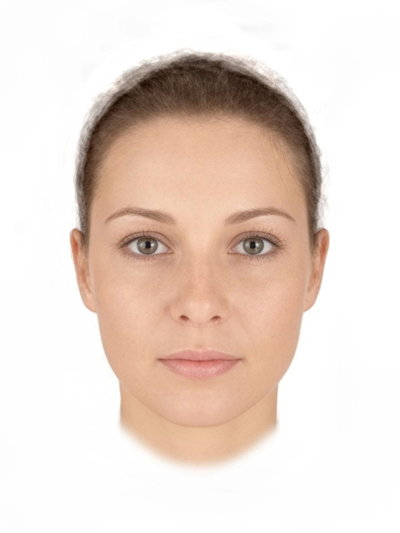
#> input picture faceTest.jpg, 400 x 533 px
$ python FaceDetection.py faceTest.jpg haarcascade_frontalface_default.xml   (older library calls are emulated)
#> lines starting #> are read from the running program, lines starting #| are printed output that depends on the picture; after the words box and inside, x2 and y2 are one past the last pixel; in counts of white or black regions, pixels touching at a corner belong together
import cv2
import sys


imagePath = sys.argv[1]
cascadePath = sys.argv[2]

faceCascade = cv2.CascadeClassifier(cascadePath)

image = cv2.imread(imagePath)
#> image is the input picture: shape (533, 400, 3); mean B, G, R 207.7, 216.9, 232.6
gray = cv2.cvtColor(image, cv2.COLOR_BGR2GRAY)
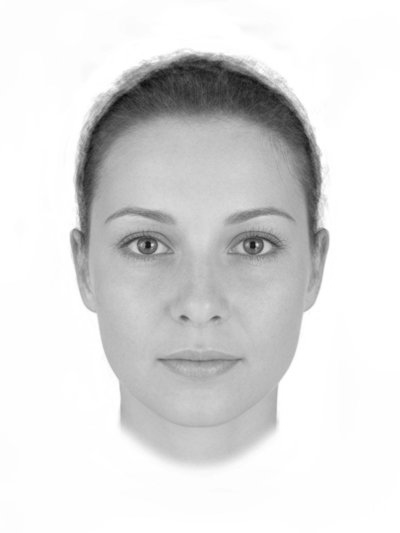
#> gray: shape (533, 400); min 12, max 255, mean 220.6

faces = faceCascade.detectMultiScale(
    gray,
    scaleFactor=1.1,
    minNeighbors=5,
    minSize=(30, 30),
    flags = cv2.cv.CV_HAAR_SCALE_IMAGE
)
#> faces = [[51, 136, 299, 299]]

print("{0} faces exists in the image!".format(len(faces)))
#| 1 faces exists in the image!

for (x, y, w, h) in faces:
    cv2.rectangle(image, (x, y), (x+w, y+h), (0, 255, 0), 2)
#> this loop made 1 pass
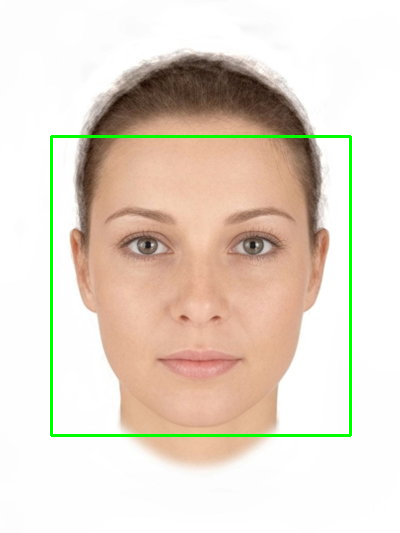
#> image: shape (533, 400, 3); 1.68% of pixels changed, all inside (x1, y1, x2, y2) = (50, 135, 352, 437)

cv2.imshow("Updated Image", image)
cv2.waitKey(0)
